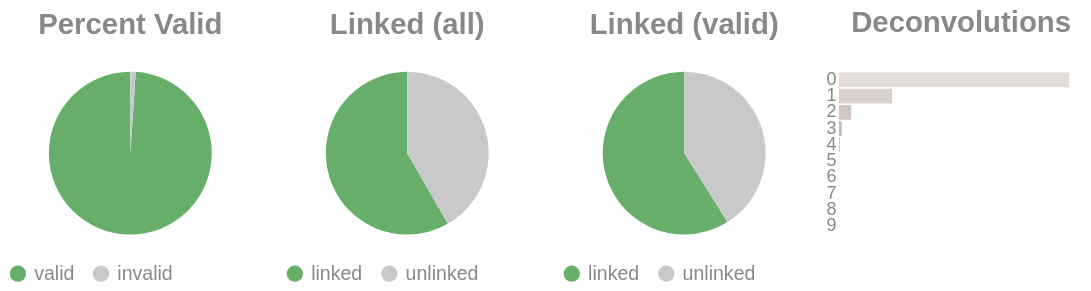

Here is the notebook cell this chart was saved with:
### Code cell
if SKIPLR:
    pass
else:
    clash = Counter()
    for i in valids['molecule'].to_list():
        _mol = i.split("-")
        if len(_mol) == 1:
            clash.update('0')
        else:
            clash.update(_mol[-1])

    _d = {"deconvolutions": [], 'count': []}
    for k,v in clash.items():
        _d['deconvolutions'].append(k)
        _d['count'].append(v)

    tot_valid = valids['reads'].sum()
    mask = valids['reads'] >= 2
    n_linked_reads = valids.filter(mask)['reads'].sum()
    if n_linked_reads == 0:
        print_html("No linked molecules (>=2 reads) were detected; skipping linked-only distributions.")
        SKIPLR = True
    else:
        perc_valid = round(tot_valid / n_reads, 4)
        linked_perc_abs = round(n_linked_reads / n_reads, 4)
        linked_perc = round(n_linked_reads / tot_valid, 4)

    _valid = pl.DataFrame({"valids": ['valid', 'invalid'], "count": [tot_valid, n_reads - tot_valid]})
    _linked_abs = pl.DataFrame({"linked (absolute)": ['linked', 'unlinked'], "count": [n_linked_reads, n_reads - n_linked_reads]})
    _linked_rel = pl.DataFrame({"linked (valids)": ['linked', 'unlinked'], "count": [n_linked_reads, tot_valid - n_linked_reads]})

    (
        alt.hconcat(
            piechart(_valid, goodval = 'valid', title = "Percent Valid"),
            piechart(_linked_abs, goodval = "linked", title =  "Linked (all)"),
            piechart(_linked_rel, goodval = "linked", title =  "Linked (valid)"),
            convolutionbar(pl.DataFrame(_d), title = "Deconvolutions"),
            center = True,
            bounds = 'flush'
        )
        .resolve_scale(color='independent')
        .resolve_legend('independent')
        .properties(usermeta={'embedOptions': {"actions": False}})
    ).display()

### Figure 1 — Vega-Lite specification as saved in the notebook (floating-point values rounded to 4 significant figures)
{"width": "container", "height": 400, "config": {"title": {"anchor": "start", "dy": -15, "fontSize": 18, "color": "#888888", "subtitleColor": "#888888", "subtitleFontSize": 14}, "arc": {"fill": "#0072B2"}, "axis": {"domainColor": "#888888", "domainWidth": 0.5, "gridWidth": 0.2, "grid": false, "titleFontWeight": 400, "titleFontSize": 15, "labelFontSize": 11, "labelColor": "#888888", "tickColor": "#888888", "tickWidth": 0.2, "titleColor": "#888888"}, "axisBand": {"grid": false}, "axisX": {"grid": true, "tickSize": 10, "domainCap": "round"}, "axisY": {"domain": false, "grid": true, "tickSize": 0, "domainCap": "round"}, "background": "transparent", "header": {"labelFontSize": 15, "labelColor": "#888888", "titleFontSize": 15, "titleFontWeight": 600, "titleColor": "#888888"}, "legend": {"labelFont": "sans-serif", "labelFontSize": 12, "labelColor": "#888888", "symbolSize": 100, "symbolType": "circle", "titleFontSize": 12, "titlePadding": 10, "titleColor": "#888888", "title": null}, "range": {"category": ["#E69F00", "#56B4E9", "#009E73", "#F0E442", "#0072B2", "#D55E00", "#CC79A7", "#000000"], "diverging": ["#cfe8f3", "#a2d4ec", "#73bfe2", "#46abdb", "#1696d2", "#12719e"]}, "area": {"fill": "#0072B2", "fillOpacity": 0.7, "line": true, "strokeOpacity": 0.7}, "line": {"color": "#0072B2", "stroke": "#0072B2", "strokeWidth": 2}, "trail": {"color": "#0072B2", "stroke": "#0072B2", "strokeWidth": 0, "size": 1}, "point": {"filled": true, "fillOpacity": 1.0, "size": 95}, "text": {"color": "#888888", "fontSize": 11, "align": "right", "fontWeight": 400, "size": 11}, "bar": {"fill": "#0072B2", "stroke": null}, "view": {"stroke": null, "continuousWidth": 660, "continuousHeight": 400}}, "hconcat": [{"data": {"name": "data-406e7190a61468a88e5105c9246066be"}, "mark": {"type": "arc"}, "encoding": {"color": {"field": "valids", "legend": {"orient": "bottom", "title": null}, "scale": {"domain": ["valid", "invalid"], "range": ["#68ae6b", "#C9C9C9"]}, "title": "Valids", "type": "nominal"}, "theta": {"field": "count", "type": "quantitative"}, "tooltip": [{"field": "valids", "title": "Valids", "type": "ordinal"}, {"field": "percent", "format": ".2%", "title": "Percent", "type": "quantitative"}, {"field": "count", "title": "Count", "type": "quantitative"}]}, "height": 100, "title": {"text": "Percent Valid", "align": "center", "anchor": "middle"}, "transform": [{"calculate": "datum.count / 14533019", "as": "percent"}], "width": 150}, {"data": {"name": "data-b5d005249cc536ac2a2cca14d4d0fb58"}, "mark": {"type": "arc"}, "encoding": {"color": {"field": "linked (absolute)", "legend": {"orient": "bottom", "title": null}, "scale": {"domain": ["linked", "unlinked"], "range": ["#68ae6b", "#C9C9C9"]}, "title": "Linked (Absolute)", "type": "nominal"}, "theta": {"field": "count", "type": "quantitative"}, "tooltip": [{"field": "linked (absolute)", "title": "Linked (Absolute)", "type": "ordinal"}, {"field": "percent", "format": ".2%", "title": "Percent", "type": "quantitative"}, {"field": "count", "title": "Count", "type": "quantitative"}]}, "height": 100, "title": {"text": "Linked (all)", "align": "center", "anchor": "middle"}, "transform": [{"calculate": "datum.count / 14533019", "as": "percent"}], "width": 150}, {"data": {"name": "data-a766f94292c51eeb7cd5753c217dd43d"}, "mark": {"type": "arc"}, "encoding": {"color": {"field": "linked (valids)", "legend": {"orient": "bottom", "title": null}, "scale": {"domain": ["linked", "unlinked"], "range": ["#68ae6b", "#C9C9C9"]}, "title": "Linked (Valids)", "type": "nominal"}, "theta": {"field": "count", "type": "quantitative"}, "tooltip": [{"field": "linked (valids)", "title": "Linked (Valids)", "type": "ordinal"}, {"field": "percent", "format": ".2%", "title": "Percent", "type": "quantitative"}, {"field": "count", "title": "Count", "type": "quantitative"}]}, "height": 100, "title": {"text": "Linked (valid)", "align": "center", "anchor": "middle"}, "transform": [{"calculate": "datum.count / 14378774", "as": "percent"}], "width": 150}, {"data": {"name": "data-fbb889bd1881e67b2a7b9d14f48ea4d9"}, "mark": {"type": "bar"}, "encoding": {"color": {"field": "deconvolutions", "legend": null, "scale": {"scheme": "lightgreyred"}, "type": "nominal"}, "tooltip": [{"field": "deconvolutions", "title": "Deconvolutions", "type": "ordinal"}, {"field": "percent", "format": ".2%", "title": "Percent", "type": "quantitative"}, {"field": "count", "title": "Count", "type": "quantitative"}], "x": {"axis": null, "field": "count", "type": "quantitative"}, "y": {"field": "deconvolutions", "sort": "ascending", "title": null, "type": "nominal"}}, "height": 100, "title": {"text": "Deconvolutions", "align": "center", "anchor": "middle"}, "transform": [{"calculate": "datum.count / 8577410", "as": "percent"}], "width": 150}], "bounds": "flush", "center": true, "resolve": {"legend": {"angle": "independent"}, "scale": {"color": "independent"}}, "usermeta": {"embedOptions": {"actions": false}}, "$schema": "https://vega.github.io/schema/vega-lite/v6.4.1.json", "datasets": {"data-406e7190a61468a88e5105c9246066be": [{"valids": "valid", "count": 14378774}, {"valids": "invalid", "count": 154245}], "data-b5d005249cc536ac2a2cca14d4d0fb58": [{"linked (absolute)": "linked", "count": 8474095}, {"linked (absolute)": "unlinked", "count": 6058924}], "data-a766f94292c51eeb7cd5753c217dd43d": [{"linked (valids)": "linked", "count": 8474095}, {"linked (valids)": "unlinked", "count": 5904679}], "data-fbb889bd1881e67b2a7b9d14f48ea4d9": [{"deconvolutions": "0", "count": 6595692}, {"deconvolutions": "1", "count": 1524815}, {"deconvolutions": "2", "count": 349753}, {"deconvolutions": "3", "count": 80723}, {"deconvolutions": "4", "count": 19486}, {"deconvolutions": "5", "count": 4954}, {"deconvolutions": "6", "count": 1355}, {"deconvolutions": "7", "count": 419}, {"deconvolutions": "8", "count": 146}, {"deconvolutions": "9", "count": 67}]}}
